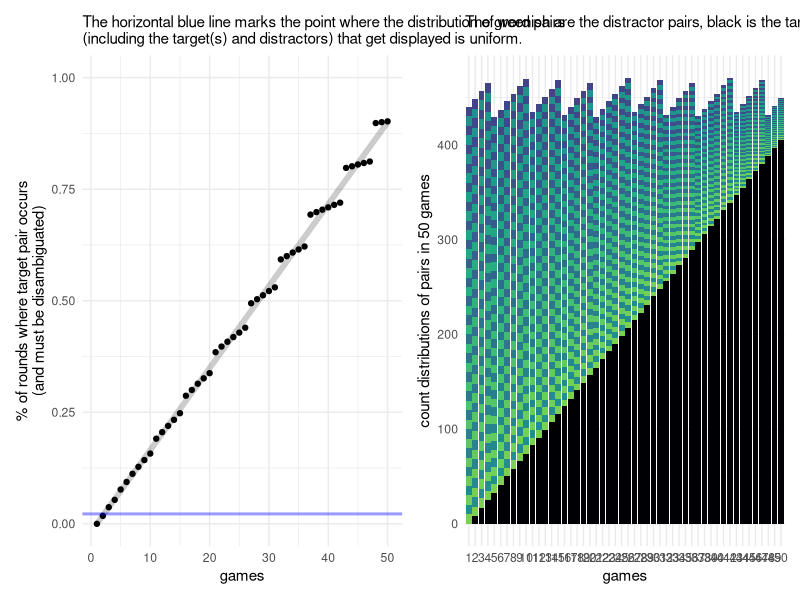
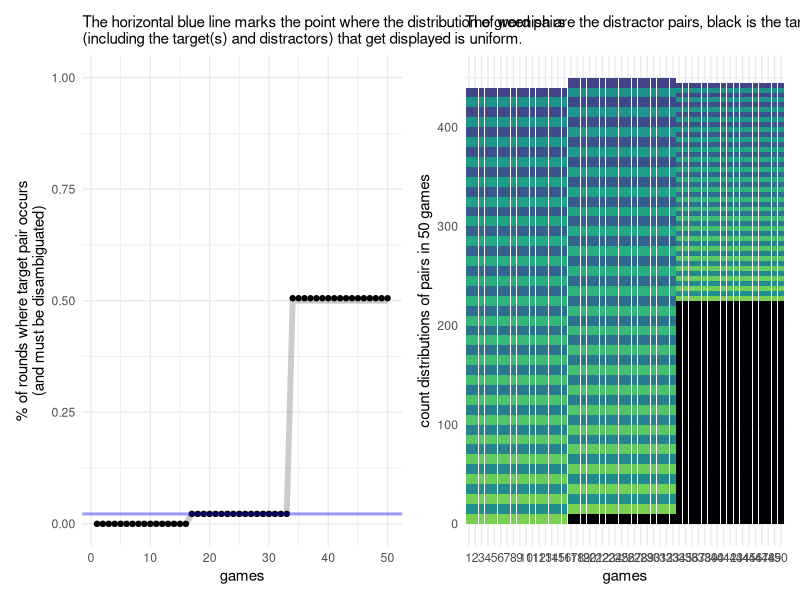

Here is the R script that generated these plots, in order:
## ---- chunk 1
# Parameters referred to/used in the following text
params = list(
  # experiment stims in English:
  wordlen_min       = 3     , # length of words from simlex to use
  wordlen_max       = 7     ,
  assocmax          = 1     , # filter out "free-associated" words ([0,10] but most are <1)
  poslist           = "N"   , # which POS to use
  nwords            = 10    , # size of natural language lexicon to use per stim set (see also nlang below!)
  nstims            = 50    , # how many stim sets to create (i.e. how many dyads will be run)
  nsimilar          = 1     , # how many pairs to have which are > simthreshold_high
  allowduplicates   = 3     , # how many max duplicate target pairs across stims 
                              # 3 for 40 stims if 1 pair, 5 if 2)
                              # making it equal to nstims will disable the check alltogether
  simthreshold_high = 8     , # above this is a "similar" word [0,10] - this is for simlex
  simthreshold_low  = 0.3   , # below this is a "not similar" word [0,1] - this is for the vector cosine
                              # with nwords=20 and nsimilar=2 0.3 was minimum feasible, can do less if smaller lexicon  
   editmin          = 3     , # edit distance threshold for both natural and artificial words; 
                              # uses Optimal String Alignment (Levenshtein + transposition)
  allowsameinitial  = T     , # allow target pairs to have the same initial letter? (allows eg hero-heroine)
 
  # artificial language and stims:
  nlang     = 9             , # size of artificial language lexicon (see also nwords above!)
  langlen   = 2             , # uniform length of artificial words, in number of CV syllables
  vowels    = "aeoui"       , # string of allowed vovels
  cons      = "qwtpsfhnmrl" , # string of allowed consonants
  transl    = c("vdbz", 
              "wtps")       , # letters in the English wordlist to homogenize to catch stims that are 
                              # similar-sounding o English words; must be 2 strings of equal(!) length, 
                              # those in 1 transformed into those in 2
  maxinitial = 100          , # times each consonant is allowed to start an artificial word per stim set (high=disables)
  constraininitials = T     , # Constrain artificial words: initial letter cannot overlap with English stims
  
  # experiment run options
  nrounds   = 450           , # number of rounds for each dyad
  burnin    = 50              # number of rounds which are not taken into account when calculating colexification
  
)
## ---- chunk 2
library(ggplot2)
library(reshape2)
library(patchwork)
#targetprob= (1/(1+exp(-5*(seq(0,1,length.out = 48)-0.6) ) )) # sigmoid
#c(0,(1/(1+exp(-15*(seq(0,1,length.out = 48)-0.5) ) )),1) 
targetprob = (seq(0,0.9, length.out = 50))  # linear

ncombos = ncol(combn(1:params$nwords, 2))
neach   = round(params$nrounds/ncombos,2)
ntarget = (round(params$nrounds*targetprob))
nothers = round(round((params$nrounds - ntarget) / (ncombos-1))*(ncombos-1))
## ---- chunk 3

g1 = ggplot() + aes(x=1:length(targetprob),y= ntarget/(ntarget+nothers)  )+ #targetprob) + 
  geom_point() + 
  geom_line(aes(y=targetprob), size=2, alpha=0.2) +
  theme_minimal() + 
  labs(x="games", y="% of rounds where target pair occurs\n(and must be disambiguated)",
       subtitle="The horizontal blue line marks the point where the distribution of word pairs \n(including the target(s) and distractors) that get displayed is uniform.") +
  geom_hline(yintercept=(params$nrounds/ncombos)/params$nrounds, alpha=0.4, size=1,color="blue") +
  ylim(0,1)
   
#```


#```{r,echo=F,warning=F,message=F}

pframe = data.frame(game=NULL, pair=NULL, n=NULL)
for(i in seq_along(ntarget)){ # games
  pframe = rbind(pframe, 
                 data.frame(game=rep(i, ncombos), 
                            pair= 1: ncombos ,
                            n = c(rep(nothers[i]/(ncombos-1), ncombos-1) ,ntarget[i])
                 )
  )
}
pframe$game=as.factor(pframe$game); pframe$pair = as.factor(pframe$pair)
#plist   = lapply(nothers, function(x) c(x/(rep(ncombos-1, ncombos-1 )), ntarget ) )

library(viridisLite)

cols=c(c(t(matrix(viridis(ncombos-1, begin=0.2, end=0.8),ncol=2))), viridis(1,option="A"))

g2=ggplot(pframe, aes(x=game, fill=pair, y=n)) + geom_bar(stat = "identity") + theme_minimal() + labs(x="games", y="count distributions of pairs in 50 games", subtitle = "The greenish are the distractor pairs, black is the target one") + theme(legend.position = "none") + scale_fill_manual(values=cols)

g1+g2
   
## ---- chunk 4
#targetprob= (1/(1+exp(-10*(seq(0,1,length.out = 48)-0.6) ) )) # sigmoid
#c(0,(1/(1+exp(-15*(seq(0,1,length.out = 48)-0.5) ) )),1) 
 #targetprob = (seq(0,0.9, length.out = 50))  # linear
targetprob = c(rep(0, 16), rep((params$nrounds/ncombos)/params$nrounds, 17), rep(0.5, 17) )

ntarget = (round(params$nrounds*targetprob))
nothers = round(round((params$nrounds - ntarget) / (ncombos-1))*(ncombos-1))

g1 = ggplot() + aes(x=1:length(targetprob),y= ntarget/(ntarget+nothers)  )+ #targetprob) + 
  geom_point() + 
  geom_line(aes(y=targetprob), size=2, alpha=0.2) +
  theme_minimal() + 
  labs(x="games", y="% of rounds where target pair occurs\n(and must be disambiguated)",
       subtitle="The horizontal blue line marks the point where the distribution of word pairs \n(including the target(s) and distractors) that get displayed is uniform.") +
  geom_hline(yintercept=(params$nrounds/ncombos)/params$nrounds, alpha=0.4, size=1,color="blue") +
  ylim(0,1)
   
#```


#```{r,echo=F,warning=F,message=F}

pframe = data.frame(game=NULL, pair=NULL, n=NULL)
for(i in seq_along(ntarget)){ # games
  pframe = rbind(pframe, 
                 data.frame(game=rep(i, ncombos), 
                            pair= 1: ncombos ,
                            n = c(rep(nothers[i]/(ncombos-1), ncombos-1) ,ntarget[i])
                 )
  )
}
pframe$game=as.factor(pframe$game); pframe$pair = as.factor(pframe$pair)
#plist   = lapply(nothers, function(x) c(x/(rep(ncombos-1, ncombos-1 )), ntarget ) )

library(viridisLite)

cols=c(c(t(matrix(viridis(ncombos-1, begin=0.2, end=0.8),ncol=2))), viridis(1,option="A"))

g2=ggplot(pframe, aes(x=game, fill=pair, y=n)) + geom_bar(stat = "identity") + theme_minimal() + labs(x="games", y="count distributions of pairs in 50 games", subtitle = "The greenish are the distractor pairs, black is the target one") + theme(legend.position = "none") + scale_fill_manual(values=cols)

g1+g2

